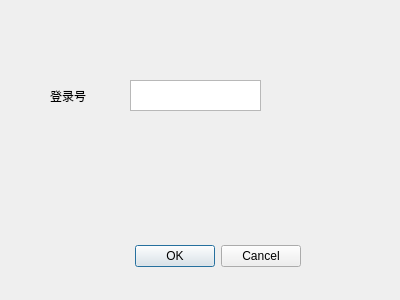
<?xml version="1.0" encoding="UTF-8"?>
<ui version="4.0">
 <class>SearchDialog</class>
 <widget class="QDialog" name="SearchDialog">
  <property name="geometry">
   <rect>
    <x>0</x>
    <y>0</y>
    <width>400</width>
    <height>300</height>
   </rect>
  </property>
  <property name="windowTitle">
   <string>查询</string>
  </property>
  <widget class="QDialogButtonBox" name="buttonBox">
   <property name="geometry">
    <rect>
     <x>-40</x>
     <y>240</y>
     <width>341</width>
     <height>32</height>
    </rect>
   </property>
   <property name="orientation">
    <enum>Qt::Horizontal</enum>
   </property>
   <property name="standardButtons">
    <set>QDialogButtonBox::Cancel|QDialogButtonBox::Ok</set>
   </property>
  </widget>
  <widget class="QLabel" name="label">
   <property name="geometry">
    <rect>
     <x>50</x>
     <y>80</y>
     <width>91</width>
     <height>31</height>
    </rect>
   </property>
   <property name="text">
    <string>登录号</string>
   </property>
  </widget>
  <widget class="QTextEdit" name="textEditSearch">
   <property name="geometry">
    <rect>
     <x>130</x>
     <y>80</y>
     <width>131</width>
     <height>31</height>
    </rect>
   </property>
  </widget>
 </widget>
 <resources/>
 <connections>
  <connection>
   <sender>buttonBox</sender>
   <signal>accepted()</signal>
   <receiver>SearchDialog</receiver>
   <slot>accept()</slot>
   <hints>
    <hint type="sourcelabel">
     <x>248</x>
     <y>254</y>
    </hint>
    <hint type="destinationlabel">
     <x>157</x>
     <y>274</y>
    </hint>
   </hints>
  </connection>
  <connection>
   <sender>buttonBox</sender>
   <signal>rejected()</signal>
   <receiver>SearchDialog</receiver>
   <slot>reject()</slot>
   <hints>
    <hint type="sourcelabel">
     <x>316</x>
     <y>260</y>
    </hint>
    <hint type="destinationlabel">
     <x>286</x>
     <y>274</y>
    </hint>
   </hints>
  </connection>
 </connections>
</ui>
